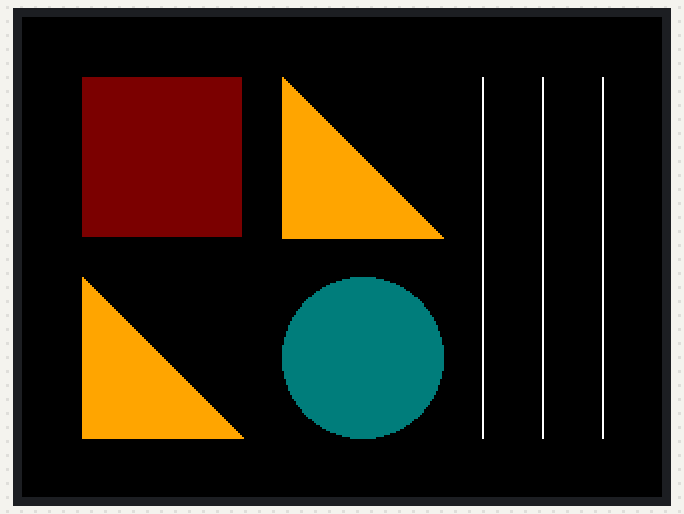
Simulated run of this sketch. Board: ESP32. On the bench: 320×240 colour display.

Above: at 0.2 s.

The sketch:

3_line_shape_practice.ino
```cpp
#include <M5Stack.h>

void setup() {
  M5.begin();

  M5.Lcd.fillRect(30, 30, 80, 80, MAROON);
  M5.Lcd.fillTriangle(130, 30, 130, 110, 210, 110, ORANGE);
  M5.Lcd.fillTriangle(30, 130, 30, 210, 110, 210, ORANGE);
  M5.Lcd.fillCircle(170, 170, 40, DARKCYAN);

  M5.Lcd.drawLine(230, 30, 230, 210, WHITE);
  M5.Lcd.drawLine(260, 30, 260, 210, WHITE);
  M5.Lcd.drawLine(290, 30, 290, 210, WHITE);
}

void loop() {}
```
